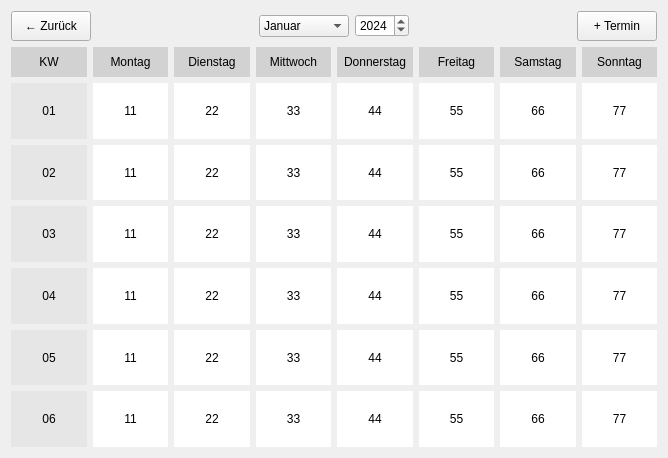
<?xml version="1.0" encoding="UTF-8"?>
<ui version="4.0">
 <class>Form</class>
 <widget class="QWidget" name="Form">
  <property name="geometry">
   <rect>
    <x>0</x>
    <y>0</y>
    <width>668</width>
    <height>458</height>
   </rect>
  </property>
  <property name="windowTitle">
   <string>Form</string>
  </property>
  <layout class="QVBoxLayout" name="verticalLayout_2">
   <item>
    <layout class="QHBoxLayout" name="horizontalLayout">
     <property name="sizeConstraint">
      <enum>QLayout::SizeConstraint::SetDefaultConstraint</enum>
     </property>
     <item>
      <widget class="QPushButton" name="backButton">
       <property name="minimumSize">
        <size>
         <width>0</width>
         <height>30</height>
        </size>
       </property>
       <property name="toolTip">
        <string>Vorheriges Fenster anzeigen</string>
       </property>
       <property name="text">
        <string>← Zurück</string>
       </property>
      </widget>
     </item>
     <item>
      <spacer name="horizontalSpacer">
       <property name="orientation">
        <enum>Qt::Orientation::Horizontal</enum>
       </property>
       <property name="sizeHint" stdset="0">
        <size>
         <width>40</width>
         <height>20</height>
        </size>
       </property>
      </spacer>
     </item>
     <item>
      <widget class="QComboBox" name="comboBoxMonat">
       <property name="toolTip">
        <string>Monat</string>
       </property>
       <property name="layoutDirection">
        <enum>Qt::LayoutDirection::LeftToRight</enum>
       </property>
       <item>
        <property name="text">
         <string>Januar</string>
        </property>
       </item>
       <item>
        <property name="text">
         <string>Februar</string>
        </property>
       </item>
       <item>
        <property name="text">
         <string>März</string>
        </property>
       </item>
       <item>
        <property name="text">
         <string>April</string>
        </property>
       </item>
       <item>
        <property name="text">
         <string>Mai</string>
        </property>
       </item>
       <item>
        <property name="text">
         <string>Juni</string>
        </property>
       </item>
       <item>
        <property name="text">
         <string>Juli</string>
        </property>
       </item>
       <item>
        <property name="text">
         <string>August</string>
        </property>
       </item>
       <item>
        <property name="text">
         <string>September</string>
        </property>
       </item>
       <item>
        <property name="text">
         <string>Oktober</string>
        </property>
       </item>
       <item>
        <property name="text">
         <string>November</string>
        </property>
       </item>
       <item>
        <property name="text">
         <string>Dezember</string>
        </property>
       </item>
      </widget>
     </item>
     <item>
      <widget class="QSpinBox" name="spinBoxJahreszahl">
       <property name="toolTip">
        <string>Jahreszahl</string>
       </property>
       <property name="layoutDirection">
        <enum>Qt::LayoutDirection::LeftToRight</enum>
       </property>
       <property name="maximum">
        <number>9998</number>
       </property>
       <property name="value">
        <number>2024</number>
       </property>
      </widget>
     </item>
     <item>
      <spacer name="horizontalSpacer_2">
       <property name="orientation">
        <enum>Qt::Orientation::Horizontal</enum>
       </property>
       <property name="sizeType">
        <enum>QSizePolicy::Policy::Expanding</enum>
       </property>
       <property name="sizeHint" stdset="0">
        <size>
         <width>20</width>
         <height>20</height>
        </size>
       </property>
      </spacer>
     </item>
     <item>
      <widget class="QPushButton" name="addTerminButton">
       <property name="minimumSize">
        <size>
         <width>0</width>
         <height>30</height>
        </size>
       </property>
       <property name="toolTip">
        <string>Termin Hinzufügen</string>
       </property>
       <property name="text">
        <string>+ Termin</string>
       </property>
      </widget>
     </item>
    </layout>
   </item>
   <item>
    <layout class="QHBoxLayout" name="horizontalLayout_2">
     <item>
      <widget class="QLabel" name="LabelKW">
       <property name="enabled">
        <bool>true</bool>
       </property>
       <property name="minimumSize">
        <size>
         <width>75</width>
         <height>30</height>
        </size>
       </property>
       <property name="maximumSize">
        <size>
         <width>16777215</width>
         <height>30</height>
        </size>
       </property>
       <property name="styleSheet">
        <string notr="true">background-color: rgb(210, 210, 210);</string>
       </property>
       <property name="text">
        <string>KW</string>
       </property>
       <property name="alignment">
        <set>Qt::AlignmentFlag::AlignCenter</set>
       </property>
      </widget>
     </item>
     <item>
      <widget class="QLabel" name="labelMon">
       <property name="minimumSize">
        <size>
         <width>75</width>
         <height>30</height>
        </size>
       </property>
       <property name="maximumSize">
        <size>
         <width>16777215</width>
         <height>30</height>
        </size>
       </property>
       <property name="styleSheet">
        <string notr="true">background-color: rgb(210, 210, 210);</string>
       </property>
       <property name="text">
        <string>Montag</string>
       </property>
       <property name="alignment">
        <set>Qt::AlignmentFlag::AlignCenter</set>
       </property>
      </widget>
     </item>
     <item>
      <widget class="QLabel" name="labelTue">
       <property name="minimumSize">
        <size>
         <width>75</width>
         <height>30</height>
        </size>
       </property>
       <property name="maximumSize">
        <size>
         <width>16777215</width>
         <height>30</height>
        </size>
       </property>
       <property name="styleSheet">
        <string notr="true">background-color: rgb(210, 210, 210);</string>
       </property>
       <property name="text">
        <string>Dienstag</string>
       </property>
       <property name="alignment">
        <set>Qt::AlignmentFlag::AlignCenter</set>
       </property>
      </widget>
     </item>
     <item>
      <widget class="QLabel" name="labelWed">
       <property name="minimumSize">
        <size>
         <width>75</width>
         <height>30</height>
        </size>
       </property>
       <property name="maximumSize">
        <size>
         <width>16777215</width>
         <height>30</height>
        </size>
       </property>
       <property name="styleSheet">
        <string notr="true">background-color: rgb(210, 210, 210);</string>
       </property>
       <property name="text">
        <string>Mittwoch</string>
       </property>
       <property name="alignment">
        <set>Qt::AlignmentFlag::AlignCenter</set>
       </property>
      </widget>
     </item>
     <item>
      <widget class="QLabel" name="labelThu">
       <property name="minimumSize">
        <size>
         <width>75</width>
         <height>30</height>
        </size>
       </property>
       <property name="maximumSize">
        <size>
         <width>16777215</width>
         <height>30</height>
        </size>
       </property>
       <property name="styleSheet">
        <string notr="true">background-color: rgb(210, 210, 210);</string>
       </property>
       <property name="text">
        <string>Donnerstag</string>
       </property>
       <property name="alignment">
        <set>Qt::AlignmentFlag::AlignCenter</set>
       </property>
      </widget>
     </item>
     <item>
      <widget class="QLabel" name="labelFri">
       <property name="minimumSize">
        <size>
         <width>75</width>
         <height>30</height>
        </size>
       </property>
       <property name="maximumSize">
        <size>
         <width>16777215</width>
         <height>30</height>
        </size>
       </property>
       <property name="styleSheet">
        <string notr="true">background-color: rgb(210, 210, 210);</string>
       </property>
       <property name="text">
        <string>Freitag</string>
       </property>
       <property name="alignment">
        <set>Qt::AlignmentFlag::AlignCenter</set>
       </property>
      </widget>
     </item>
     <item>
      <widget class="QLabel" name="labelSat">
       <property name="minimumSize">
        <size>
         <width>75</width>
         <height>30</height>
        </size>
       </property>
       <property name="maximumSize">
        <size>
         <width>16777215</width>
         <height>30</height>
        </size>
       </property>
       <property name="styleSheet">
        <string notr="true">background-color: rgb(210, 210, 210);</string>
       </property>
       <property name="text">
        <string>Samstag</string>
       </property>
       <property name="alignment">
        <set>Qt::AlignmentFlag::AlignCenter</set>
       </property>
      </widget>
     </item>
     <item>
      <widget class="QLabel" name="labelSun">
       <property name="minimumSize">
        <size>
         <width>75</width>
         <height>30</height>
        </size>
       </property>
       <property name="maximumSize">
        <size>
         <width>16777215</width>
         <height>30</height>
        </size>
       </property>
       <property name="styleSheet">
        <string notr="true">background-color: rgb(210, 210, 210);</string>
       </property>
       <property name="text">
        <string>Sonntag</string>
       </property>
       <property name="alignment">
        <set>Qt::AlignmentFlag::AlignCenter</set>
       </property>
      </widget>
     </item>
    </layout>
   </item>
   <item>
    <layout class="QVBoxLayout" name="verticalLayout">
     <item>
      <layout class="QHBoxLayout" name="horizontalLayout_3">
       <item>
        <widget class="QLabel" name="LabelKW_2">
         <property name="minimumSize">
          <size>
           <width>0</width>
           <height>50</height>
          </size>
         </property>
         <property name="styleSheet">
          <string notr="true">background-color: rgb(230, 230, 230);</string>
         </property>
         <property name="text">
          <string>01</string>
         </property>
         <property name="alignment">
          <set>Qt::AlignmentFlag::AlignCenter</set>
         </property>
        </widget>
       </item>
       <item>
        <widget class="QLabel" name="labelMon_2">
         <property name="styleSheet">
          <string notr="true">background-color: rgb(255, 255, 255);</string>
         </property>
         <property name="text">
          <string>11</string>
         </property>
         <property name="alignment">
          <set>Qt::AlignmentFlag::AlignCenter</set>
         </property>
        </widget>
       </item>
       <item>
        <widget class="QLabel" name="labelTue_2">
         <property name="styleSheet">
          <string notr="true">background-color: rgb(255, 255, 255);</string>
         </property>
         <property name="text">
          <string>22</string>
         </property>
         <property name="alignment">
          <set>Qt::AlignmentFlag::AlignCenter</set>
         </property>
        </widget>
       </item>
       <item>
        <widget class="QLabel" name="labelWed_2">
         <property name="styleSheet">
          <string notr="true">background-color: rgb(255, 255, 255);</string>
         </property>
         <property name="text">
          <string>33</string>
         </property>
         <property name="alignment">
          <set>Qt::AlignmentFlag::AlignCenter</set>
         </property>
        </widget>
       </item>
       <item>
        <widget class="QLabel" name="labelThu_2">
         <property name="styleSheet">
          <string notr="true">background-color: rgb(255, 255, 255);</string>
         </property>
         <property name="text">
          <string>44</string>
         </property>
         <property name="alignment">
          <set>Qt::AlignmentFlag::AlignCenter</set>
         </property>
        </widget>
       </item>
       <item>
        <widget class="QLabel" name="labelFri_2">
         <property name="styleSheet">
          <string notr="true">background-color: rgb(255, 255, 255);</string>
         </property>
         <property name="text">
          <string>55</string>
         </property>
         <property name="alignment">
          <set>Qt::AlignmentFlag::AlignCenter</set>
         </property>
        </widget>
       </item>
       <item>
        <widget class="QLabel" name="labelSat_2">
         <property name="styleSheet">
          <string notr="true">background-color: rgb(255, 255, 255);</string>
         </property>
         <property name="text">
          <string>66</string>
         </property>
         <property name="alignment">
          <set>Qt::AlignmentFlag::AlignCenter</set>
         </property>
        </widget>
       </item>
       <item>
        <widget class="QLabel" name="labelSun_2">
         <property name="styleSheet">
          <string notr="true">background-color: rgb(255, 255, 255);</string>
         </property>
         <property name="text">
          <string>77</string>
         </property>
         <property name="alignment">
          <set>Qt::AlignmentFlag::AlignCenter</set>
         </property>
        </widget>
       </item>
      </layout>
     </item>
     <item>
      <layout class="QHBoxLayout" name="horizontalLayout_4">
       <item>
        <widget class="QLabel" name="LabelKW_3">
         <property name="minimumSize">
          <size>
           <width>0</width>
           <height>50</height>
          </size>
         </property>
         <property name="styleSheet">
          <string notr="true">background-color: rgb(230, 230, 230);</string>
         </property>
         <property name="text">
          <string>02</string>
         </property>
         <property name="alignment">
          <set>Qt::AlignmentFlag::AlignCenter</set>
         </property>
        </widget>
       </item>
       <item>
        <widget class="QLabel" name="labelMon_3">
         <property name="styleSheet">
          <string notr="true">background-color: rgb(255, 255, 255);</string>
         </property>
         <property name="text">
          <string>11</string>
         </property>
         <property name="alignment">
          <set>Qt::AlignmentFlag::AlignCenter</set>
         </property>
        </widget>
       </item>
       <item>
        <widget class="QLabel" name="labelTue_3">
         <property name="styleSheet">
          <string notr="true">background-color: rgb(255, 255, 255);</string>
         </property>
         <property name="text">
          <string>22</string>
         </property>
         <property name="alignment">
          <set>Qt::AlignmentFlag::AlignCenter</set>
         </property>
        </widget>
       </item>
       <item>
        <widget class="QLabel" name="labelWed_3">
         <property name="styleSheet">
          <string notr="true">background-color: rgb(255, 255, 255);</string>
         </property>
         <property name="text">
          <string>33</string>
         </property>
         <property name="alignment">
          <set>Qt::AlignmentFlag::AlignCenter</set>
         </property>
        </widget>
       </item>
       <item>
        <widget class="QLabel" name="labelThu_3">
         <property name="styleSheet">
          <string notr="true">background-color: rgb(255, 255, 255);</string>
         </property>
         <property name="text">
          <string>44</string>
         </property>
         <property name="alignment">
          <set>Qt::AlignmentFlag::AlignCenter</set>
         </property>
        </widget>
       </item>
       <item>
        <widget class="QLabel" name="labelFri_3">
         <property name="styleSheet">
          <string notr="true">background-color: rgb(255, 255, 255);</string>
         </property>
         <property name="text">
          <string>55</string>
         </property>
         <property name="alignment">
          <set>Qt::AlignmentFlag::AlignCenter</set>
         </property>
        </widget>
       </item>
       <item>
        <widget class="QLabel" name="labelSat_3">
         <property name="styleSheet">
          <string notr="true">background-color: rgb(255, 255, 255);</string>
         </property>
         <property name="text">
          <string>66</string>
         </property>
         <property name="alignment">
          <set>Qt::AlignmentFlag::AlignCenter</set>
         </property>
        </widget>
       </item>
       <item>
        <widget class="QLabel" name="labelSun_3">
         <property name="styleSheet">
          <string notr="true">background-color: rgb(255, 255, 255);</string>
         </property>
         <property name="text">
          <string>77</string>
         </property>
         <property name="alignment">
          <set>Qt::AlignmentFlag::AlignCenter</set>
         </property>
        </widget>
       </item>
      </layout>
     </item>
     <item>
      <layout class="QHBoxLayout" name="horizontalLayout_5">
       <item>
        <widget class="QLabel" name="LabelKW_4">
         <property name="minimumSize">
          <size>
           <width>0</width>
           <height>50</height>
          </size>
         </property>
         <property name="styleSheet">
          <string notr="true">background-color: rgb(230, 230, 230);</string>
         </property>
         <property name="text">
          <string>03</string>
         </property>
         <property name="alignment">
          <set>Qt::AlignmentFlag::AlignCenter</set>
         </property>
        </widget>
       </item>
       <item>
        <widget class="QLabel" name="labelMon_4">
         <property name="styleSheet">
          <string notr="true">background-color: rgb(255, 255, 255);</string>
         </property>
         <property name="text">
          <string>11</string>
         </property>
         <property name="alignment">
          <set>Qt::AlignmentFlag::AlignCenter</set>
         </property>
        </widget>
       </item>
       <item>
        <widget class="QLabel" name="labelTue_4">
         <property name="styleSheet">
          <string notr="true">background-color: rgb(255, 255, 255);</string>
         </property>
         <property name="text">
          <string>22</string>
         </property>
         <property name="alignment">
          <set>Qt::AlignmentFlag::AlignCenter</set>
         </property>
        </widget>
       </item>
       <item>
        <widget class="QLabel" name="labelWed_4">
         <property name="styleSheet">
          <string notr="true">background-color: rgb(255, 255, 255);</string>
         </property>
         <property name="text">
          <string>33</string>
         </property>
         <property name="alignment">
          <set>Qt::AlignmentFlag::AlignCenter</set>
         </property>
        </widget>
       </item>
       <item>
        <widget class="QLabel" name="labelThu_4">
         <property name="styleSheet">
          <string notr="true">background-color: rgb(255, 255, 255);</string>
         </property>
         <property name="text">
          <string>44</string>
         </property>
         <property name="alignment">
          <set>Qt::AlignmentFlag::AlignCenter</set>
         </property>
        </widget>
       </item>
       <item>
        <widget class="QLabel" name="labelFri_4">
         <property name="styleSheet">
          <string notr="true">background-color: rgb(255, 255, 255);</string>
         </property>
         <property name="text">
          <string>55</string>
         </property>
         <property name="alignment">
          <set>Qt::AlignmentFlag::AlignCenter</set>
         </property>
        </widget>
       </item>
       <item>
        <widget class="QLabel" name="labelSat_4">
         <property name="styleSheet">
          <string notr="true">background-color: rgb(255, 255, 255);</string>
         </property>
         <property name="text">
          <string>66</string>
         </property>
         <property name="alignment">
          <set>Qt::AlignmentFlag::AlignCenter</set>
         </property>
        </widget>
       </item>
       <item>
        <widget class="QLabel" name="labelSun_4">
         <property name="styleSheet">
          <string notr="true">background-color: rgb(255, 255, 255);</string>
         </property>
         <property name="text">
          <string>77</string>
         </property>
         <property name="alignment">
          <set>Qt::AlignmentFlag::AlignCenter</set>
         </property>
        </widget>
       </item>
      </layout>
     </item>
     <item>
      <layout class="QHBoxLayout" name="horizontalLayout_6">
       <item>
        <widget class="QLabel" name="LabelKW_5">
         <property name="minimumSize">
          <size>
           <width>0</width>
           <height>50</height>
          </size>
         </property>
         <property name="styleSheet">
          <string notr="true">background-color: rgb(230, 230, 230);</string>
         </property>
         <property name="text">
          <string>04</string>
         </property>
         <property name="alignment">
          <set>Qt::AlignmentFlag::AlignCenter</set>
         </property>
        </widget>
       </item>
       <item>
        <widget class="QLabel" name="labelMon_5">
         <property name="styleSheet">
          <string notr="true">background-color: rgb(255, 255, 255);</string>
         </property>
         <property name="text">
          <string>11</string>
         </property>
         <property name="alignment">
          <set>Qt::AlignmentFlag::AlignCenter</set>
         </property>
        </widget>
       </item>
       <item>
        <widget class="QLabel" name="labelTue_5">
         <property name="styleSheet">
          <string notr="true">background-color: rgb(255, 255, 255);</string>
         </property>
         <property name="text">
          <string>22</string>
         </property>
         <property name="alignment">
          <set>Qt::AlignmentFlag::AlignCenter</set>
         </property>
        </widget>
       </item>
       <item>
        <widget class="QLabel" name="labelWed_5">
         <property name="styleSheet">
          <string notr="true">background-color: rgb(255, 255, 255);</string>
         </property>
         <property name="text">
          <string>33</string>
         </property>
         <property name="alignment">
          <set>Qt::AlignmentFlag::AlignCenter</set>
         </property>
        </widget>
       </item>
       <item>
        <widget class="QLabel" name="labelThu_5">
         <property name="styleSheet">
          <string notr="true">background-color: rgb(255, 255, 255);</string>
         </property>
         <property name="text">
          <string>44</string>
         </property>
         <property name="alignment">
          <set>Qt::AlignmentFlag::AlignCenter</set>
         </property>
        </widget>
       </item>
       <item>
        <widget class="QLabel" name="labelFri_5">
         <property name="styleSheet">
          <string notr="true">background-color: rgb(255, 255, 255);</string>
         </property>
         <property name="text">
          <string>55</string>
         </property>
         <property name="alignment">
          <set>Qt::AlignmentFlag::AlignCenter</set>
         </property>
        </widget>
       </item>
       <item>
        <widget class="QLabel" name="labelSat_5">
         <property name="styleSheet">
          <string notr="true">background-color: rgb(255, 255, 255);</string>
         </property>
         <property name="text">
          <string>66</string>
         </property>
         <property name="alignment">
          <set>Qt::AlignmentFlag::AlignCenter</set>
         </property>
        </widget>
       </item>
       <item>
        <widget class="QLabel" name="labelSun_5">
         <property name="styleSheet">
          <string notr="true">background-color: rgb(255, 255, 255);</string>
         </property>
         <property name="text">
          <string>77</string>
         </property>
         <property name="alignment">
          <set>Qt::AlignmentFlag::AlignCenter</set>
         </property>
        </widget>
       </item>
      </layout>
     </item>
     <item>
      <layout class="QHBoxLayout" name="horizontalLayout_7">
       <item>
        <widget class="QLabel" name="LabelKW_6">
         <property name="minimumSize">
          <size>
           <width>0</width>
           <height>50</height>
          </size>
         </property>
         <property name="styleSheet">
          <string notr="true">background-color: rgb(230, 230, 230);</string>
         </property>
         <property name="text">
          <string>05</string>
         </property>
         <property name="alignment">
          <set>Qt::AlignmentFlag::AlignCenter</set>
         </property>
        </widget>
       </item>
       <item>
        <widget class="QLabel" name="labelMon_6">
         <property name="styleSheet">
          <string notr="true">background-color: rgb(255, 255, 255);</string>
         </property>
         <property name="text">
          <string>11</string>
         </property>
         <property name="alignment">
          <set>Qt::AlignmentFlag::AlignCenter</set>
         </property>
        </widget>
       </item>
       <item>
        <widget class="QLabel" name="labelTue_6">
         <property name="styleSheet">
          <string notr="true">background-color: rgb(255, 255, 255);</string>
         </property>
         <property name="text">
          <string>22</string>
         </property>
         <property name="alignment">
          <set>Qt::AlignmentFlag::AlignCenter</set>
         </property>
        </widget>
       </item>
       <item>
        <widget class="QLabel" name="labelWed_6">
         <property name="styleSheet">
          <string notr="true">background-color: rgb(255, 255, 255);</string>
         </property>
         <property name="text">
          <string>33</string>
         </property>
         <property name="alignment">
          <set>Qt::AlignmentFlag::AlignCenter</set>
         </property>
        </widget>
       </item>
       <item>
        <widget class="QLabel" name="labelThu_6">
         <property name="styleSheet">
          <string notr="true">background-color: rgb(255, 255, 255);</string>
         </property>
         <property name="text">
          <string>44</string>
         </property>
         <property name="alignment">
          <set>Qt::AlignmentFlag::AlignCenter</set>
         </property>
        </widget>
       </item>
       <item>
        <widget class="QLabel" name="labelFri_6">
         <property name="styleSheet">
          <string notr="true">background-color: rgb(255, 255, 255);</string>
         </property>
         <property name="text">
          <string>55</string>
         </property>
         <property name="alignment">
          <set>Qt::AlignmentFlag::AlignCenter</set>
         </property>
        </widget>
       </item>
       <item>
        <widget class="QLabel" name="labelSat_6">
         <property name="styleSheet">
          <string notr="true">background-color: rgb(255, 255, 255);</string>
         </property>
         <property name="text">
          <string>66</string>
         </property>
         <property name="alignment">
          <set>Qt::AlignmentFlag::AlignCenter</set>
         </property>
        </widget>
       </item>
       <item>
        <widget class="QLabel" name="labelSun_6">
         <property name="styleSheet">
          <string notr="true">background-color: rgb(255, 255, 255);</string>
         </property>
         <property name="text">
          <string>77</string>
         </property>
         <property name="alignment">
          <set>Qt::AlignmentFlag::AlignCenter</set>
         </property>
        </widget>
       </item>
      </layout>
     </item>
     <item>
      <layout class="QHBoxLayout" name="horizontalLayout_8">
       <item>
        <widget class="QLabel" name="LabelKW_7">
         <property name="minimumSize">
          <size>
           <width>0</width>
           <height>50</height>
          </size>
         </property>
         <property name="styleSheet">
          <string notr="true">background-color: rgb(230, 230, 230);</string>
         </property>
         <property name="text">
          <string>06</string>
         </property>
         <property name="alignment">
          <set>Qt::AlignmentFlag::AlignCenter</set>
         </property>
        </widget>
       </item>
       <item>
        <widget class="QLabel" name="labelMon_7">
         <property name="styleSheet">
          <string notr="true">background-color: rgb(255, 255, 255);</string>
         </property>
         <property name="text">
          <string>11</string>
         </property>
         <property name="alignment">
          <set>Qt::AlignmentFlag::AlignCenter</set>
         </property>
        </widget>
       </item>
       <item>
        <widget class="QLabel" name="labelTue_7">
         <property name="styleSheet">
          <string notr="true">background-color: rgb(255, 255, 255);</string>
         </property>
         <property name="text">
          <string>22</string>
         </property>
         <property name="alignment">
          <set>Qt::AlignmentFlag::AlignCenter</set>
         </property>
        </widget>
       </item>
       <item>
        <widget class="QLabel" name="labelWed_7">
         <property name="styleSheet">
          <string notr="true">background-color: rgb(255, 255, 255);</string>
         </property>
         <property name="text">
          <string>33</string>
         </property>
         <property name="alignment">
          <set>Qt::AlignmentFlag::AlignCenter</set>
         </property>
        </widget>
       </item>
       <item>
        <widget class="QLabel" name="labelThu_7">
         <property name="styleSheet">
          <string notr="true">background-color: rgb(255, 255, 255);</string>
         </property>
         <property name="text">
          <string>44</string>
         </property>
         <property name="alignment">
          <set>Qt::AlignmentFlag::AlignCenter</set>
         </property>
        </widget>
       </item>
       <item>
        <widget class="QLabel" name="labelFri_7">
         <property name="styleSheet">
          <string notr="true">background-color: rgb(255, 255, 255);</string>
         </property>
         <property name="text">
          <string>55</string>
         </property>
         <property name="alignment">
          <set>Qt::AlignmentFlag::AlignCenter</set>
         </property>
        </widget>
       </item>
       <item>
        <widget class="QLabel" name="labelSat_7">
         <property name="styleSheet">
          <string notr="true">background-color: rgb(255, 255, 255);</string>
         </property>
         <property name="text">
          <string>66</string>
         </property>
         <property name="alignment">
          <set>Qt::AlignmentFlag::AlignCenter</set>
         </property>
        </widget>
       </item>
       <item>
        <widget class="QLabel" name="labelSun_7">
         <property name="styleSheet">
          <string notr="true">background-color: rgb(255, 255, 255);</string>
         </property>
         <property name="text">
          <string>77</string>
         </property>
         <property name="alignment">
          <set>Qt::AlignmentFlag::AlignCenter</set>
         </property>
        </widget>
       </item>
      </layout>
     </item>
    </layout>
   </item>
  </layout>
 </widget>
 <resources/>
 <connections/>
</ui>
